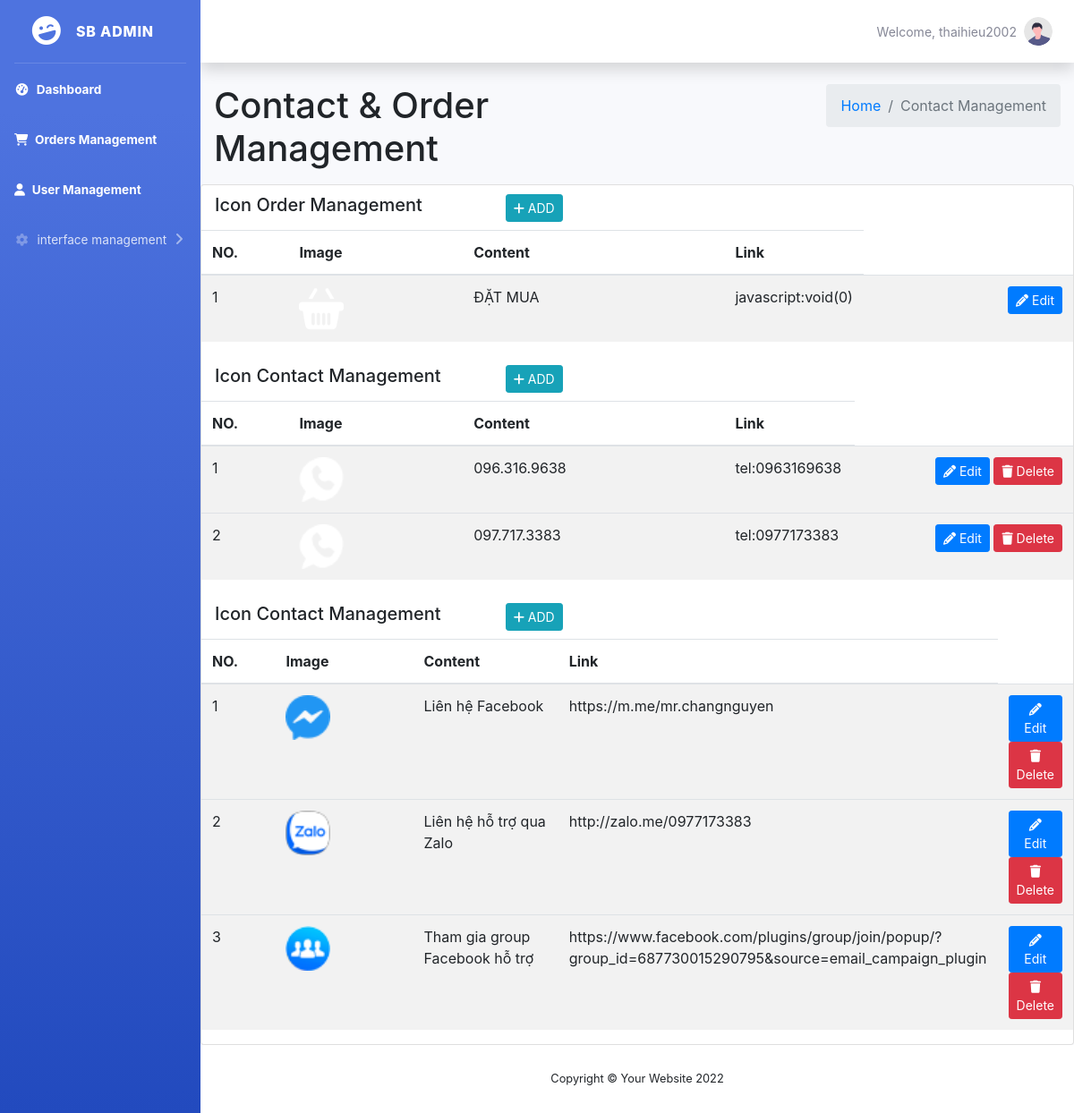
/views/contact_order.php (signed in), run on the app's committed database.
### tables this page shows
CREATE TABLE IF NOT EXISTS `contact_order` (
  `id` int(11) NOT NULL AUTO_INCREMENT,
  `image` varchar(500) DEFAULT NULL,
  `content` varchar(500) DEFAULT NULL,
  `link` varchar(500) DEFAULT NULL,
  `col` int(11) NOT NULL,
  PRIMARY KEY (`id`)
);

### models/db.php (called while the page is built)
<?php
class Db
{
	public static $connection;
    public function __construct()
    {
    if (!self::$connection) {
    self::$connection = new mysqli(DB_HOST, DB_USER, DB_PASSWORD, DB_NAME,PORT);
    self::$connection->set_charset(DB_CHARSET);
    }
    return self::$connection;
    }
}

### models/contact_order.php (called while the page is built, shortened)
<?php
class Contact_Order extends Db
{
    public function getOrder()
    {
        $sql = self::$connection->prepare("SELECT * FROM `contact_order` WHERE `col` = 0");
        $sql->execute();
        $item = $sql->get_result()->fetch_all(MYSQLI_ASSOC);
        return $item;
    }
    public function getContact()
    {
        $sql = self::$connection->prepare("SELECT * FROM `contact_order` WHERE `col` = 1");
        $sql->execute();
        $item = $sql->get_result()->fetch_all(MYSQLI_ASSOC);
        return $item;
    }
    public function getContact1()
    {
        $sql = self::$connection->prepare("SELECT * FROM `contact_order` WHERE `col` = 2");
        $sql->execute();
        $item = $sql->get_result()->fetch_all(MYSQLI_ASSOC);
        return $item;
    }
}

### views/contact_order.php (the view, shortened to what this page needs)
<?php
include "header.php";
?>
<div class="content-wrapper">
    <section class="content-header">
        <div class="container-fluid">
            <div class="row mb-2">
                <div class="col-sm-6">
                    <h1>Contact & Order Management</h1>
                </div>
                <div class="col-sm-6">
                    <ol class="breadcrumb float-sm-right">
                        <li class="breadcrumb-item"><a href="index.php">Home</a></li>
                        <li class="breadcrumb-item active">Contact Management</li>
                    </ol>
                </div>
            </div>
        </div>
    </section>
    <section class="content">
        <div class="card">
            <section class="content-header" style="margin-top: 10px;">
                <div class="container-fluid">
                    <div class="row mb-2">
                        <div class="col-sm-4">
                            <h5>Icon Order Management</h5>
                        </div>
                        <div class="col-sm-8"><button type="button" class="btn btn-info btn-sm" data-toggle="modal" data-target="#addOD"><i class="fas fa-plus"></i> ADD</button></div>
                    </div>
                </div>
            </section>
            <div class="card-body p-0">
                <table class="table table-striped projects">
                    <thead>
                        <tr>
                            <th style="width: 10%">
                                NO.
                            </th>
                            <th style="width: 20%">
                                Image
                            </th>
                            <th style="width: 30%">
                                Content
                            </th>
                            <th style="width: 15%">
                                Link
                            </th>
                        </tr>
                    </thead>
                    <tbody>
                        <?php
                        $count = 1;
                        $getOrder = $contact_order->getOrder();
                        foreach ($getOrder as $value) : ?>
                            <tr>
                                <td><?php echo $count++ ?></td>
                                <td><img src="../public/image/<?php echo $value['image'] ?>" alt="" style="width:50px;"> </td>
                                <td><?php echo $value['content'] ?></td>
                                <td><?php echo $value['link'] ?></td>
                                <td class="project-actions text-right">
                                    <a class="btn btn-primary btn-sm" href="editOrderCT.php?id=<?php echo $value['id']; ?>&col=<?php echo $value['col']; ?>">
                                        <i class="fas fa-pencil-alt">
                                        </i>
                                        Edit
                                    </a>
                                </td>
                            </tr>
                        <?php endforeach; ?>
                    </tbody>
                </table>
            </div>
            <section class="content-header" style="margin-top: 10px;">
                <div class="container-fluid">
                    <div class="row mb-2">
                        <div class="col-sm-4">
                            <h5>Icon Contact Management</h5>
                        </div>
                        <div class="col-sm-8"><button type="button" class="btn btn-info btn-sm" data-toggle="modal" data-target="#addCT"><i class="fas fa-plus"></i> ADD</button></div>
                    </div>
                </div>
            </section>
            <div class="card-body p-0">
                <table class="table table-striped projects">
                    <thead>
                        <tr>
                            <th style="width: 10%">
                                NO.
                            </th>
                            <th style="width: 20%">
                                Image
                            </th>
                            <th style="width: 30%">
                                Content
                            </th>
                            <th style="width: 15%">
                                Link
                            </th>
                        </tr>
                    </thead>
                    <tbody>
                        <?php
                        $count = 1;
                        $getContact = $contact_order->getContact();
                        foreach ($getContact as $value) : ?>
                            <tr style="background: #f2f2f2;">
                                <td><?php echo $count++ ?></td>
                                <td><img src="../public/image/<?php echo $value['image'] ?>" alt="" style="width:50px;"> </td>
                                <td><?php echo $value['content'] ?></td>
                                <td><?php echo $value['link'] ?></td>
                                <td class="project-actions text-right">
                                    <a class="btn btn-primary btn-sm" href="editOrderCT.php?id=<?php echo $value['id']; ?>&col=<?php echo $value['col']; ?>">
                                        <i class="fas fa-pencil-alt">
                                        </i>
                                        Edit
                                    </a>
                                    <?php if(count($getContact) > 1): ?>
                                    <a class="btn btn-danger btn-sm" href="../controllers/contact_order/deleteODACT.php?id=<?php echo $value['id']; ?>" onclick="return confirm('Are you sure you want to delete?')">
                                        <i class="fas fa-trash"></i> Delete
                                    </a>
                                    <?php endif; ?>
                                </td>
                            </tr>
                        <?php endforeach; ?>
                    </tbody>
                </table>
            </div>
            <section class="content-header" style="margin-top: 10px;">
                <div class="container-fluid">
                    <div class="row mb-2">
                        <div class="col-sm-4">
                            <h5>Icon Contact Management</h5>
                        </div>
                        <div class="col-sm-8"><button type="button" class="btn btn-info btn-sm" data-toggle="modal" data-target="#addContact"><i class="fas fa-plus"></i> ADD</button></div>
                    </div>
                </div>
            </section>
            <div class="card-body p-0">
                <table class="table table-striped projects">
                    <thead>
                        <tr>
                            <th style="width: 10%">
                                NO.
                            </th>
                            <th style="width: 20%">
                                Image
                            </th>
                            <th style="width: 20%">
                                Content
                            </th>
                            <th style="width: 15%">
                                Link
                            </th>
                        </tr>
                    </thead>
                    <tbody>
                        <?php
                        $count = 1;
                        $getContact1 = $contact_order->getContact1();
                        foreach ($getContact1 as $value) : ?>
                            <tr style="background: #f2f2f2;">
                                <td><?php echo $count++ ?></td>
                                <td><img src="../public/image/<?php echo $value['image'] ?>" alt="" style="width:50px;"> </td>
                                <td><?php echo $value['content'] ?></td>
                                <td><?php echo $value['link'] ?></td>
                                <td class="project-actions text-right">
                                    <a class="btn btn-primary btn-sm" href="editOrderCT.php?id=<?php echo $value['id']; ?>&col=<?php echo $value['col']; ?>">
                                        <i class="fas fa-pencil-alt">
                                        </i>
                                        Edit
                                    </a>
                                    <?php if(count($getContact) > 1): ?>
                                    <a class="btn btn-danger btn-sm" href="../controllers/contact_order/deleteODACT.php?id=<?php echo $value['id']; ?>" onclick="return confirm('Are you sure you want to delete?')">
                                        <i class="fas fa-trash"></i> Delete
                                    </a>
                                    <?php endif; ?>
                                </td>
                            </tr>
                        <?php endforeach; ?>
                    </tbody>
                </table>
            </div>
        </div>
    </section>
</div>
<?php include "footer.php"; ?>

### data on the page
contact_order: image (picture), content "ĐẶT MUA", link "javascript:void(0)"
contact_order: image (picture), content "096.316.9638", link "tel:0963169638"
contact_order: image (picture), content "097.717.3383", link "tel:0977173383"
contact_order: image (picture), content "Liên hệ Facebook", link "https://m.me/mr.changnguyen"
contact_order: image (picture), content "Liên hệ hỗ trợ qua Zalo", link "http://zalo.me/0977173383"
contact_order: image (picture), content "Tham gia group Facebook hỗ trợ", link "https://www.facebook.com/plugins/group/join/popup/?group_id=687730015290795&source=email_campaign_plugin"

### other printed values
$_SESSION['user'] "thaihieu2002"
